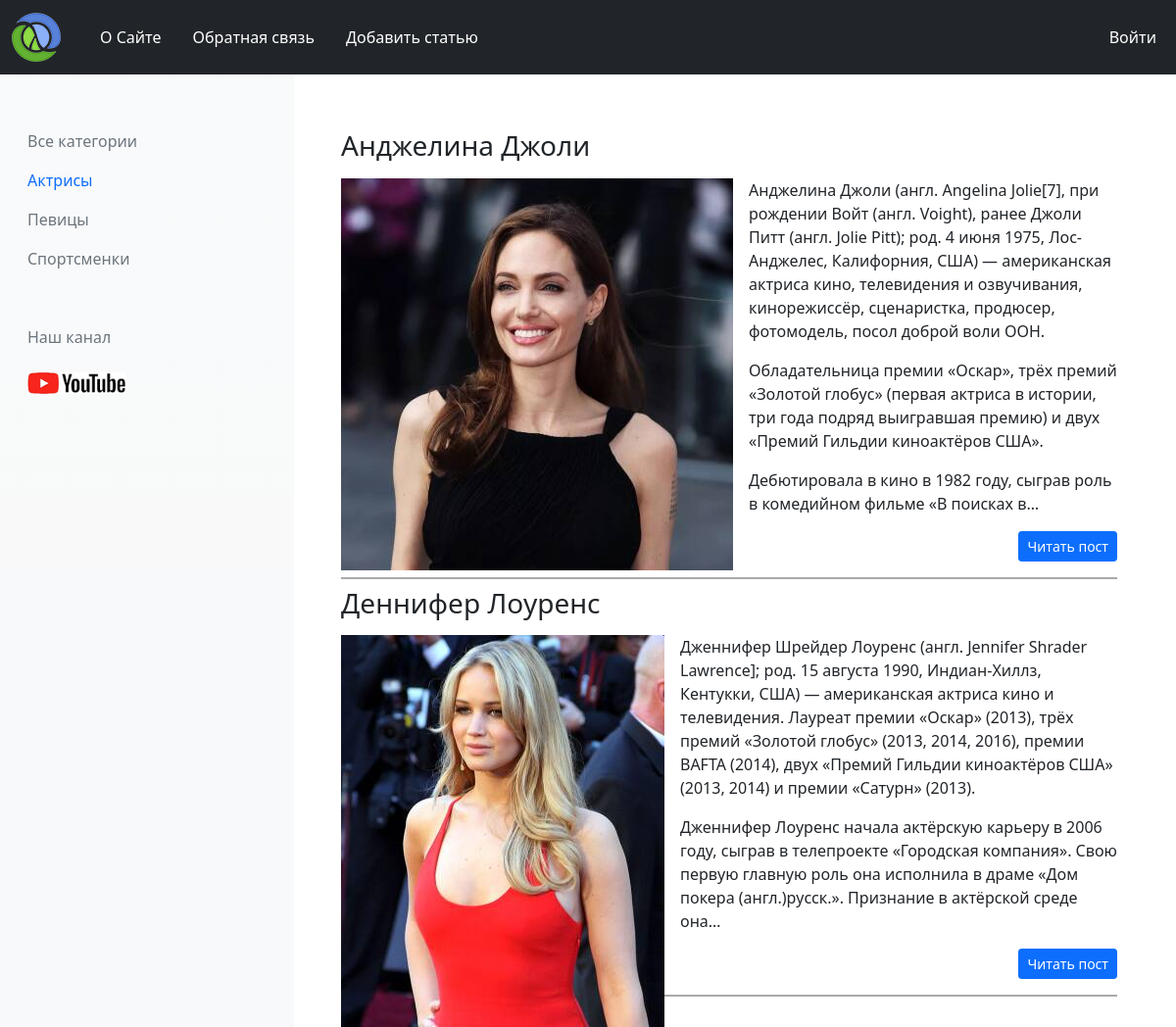
/category/aktrisy, run on an earlier commit of the app's database.
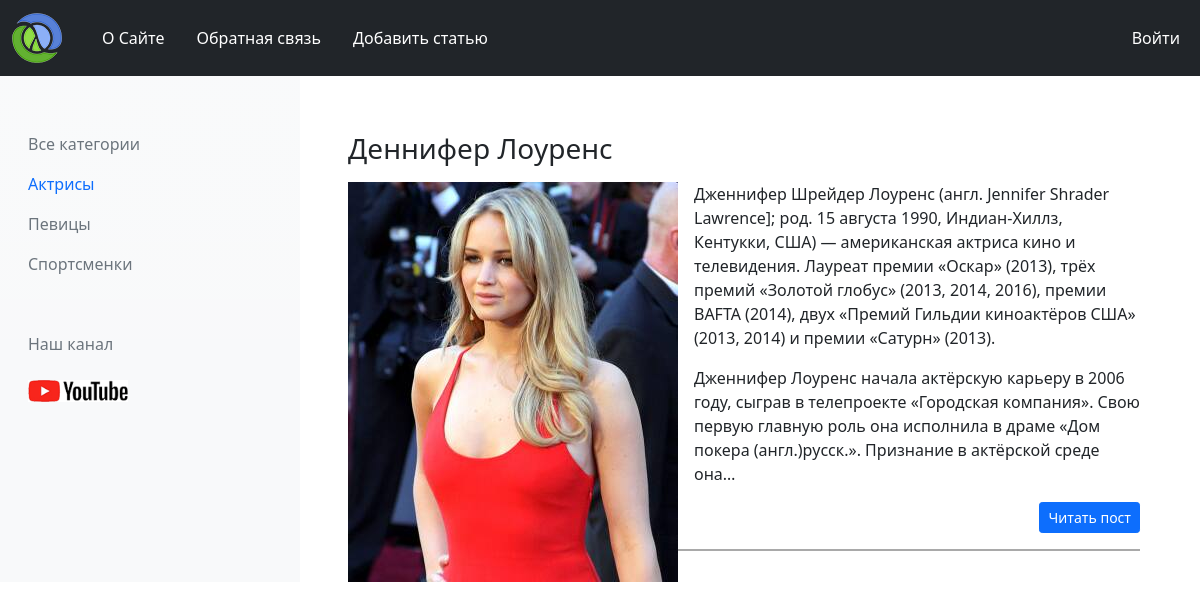
And on a later commit of the database.
### deflor/models.py (models this page shows, shortened)
class Category(models.Model):
    name = models.CharField(max_length=100)
    slug = models.SlugField(max_length=100, db_index=True, unique=True, null=True, verbose_name="URL")
    def get_absolute_url(self):
        return reverse("category", kwargs={'cat_slug': self.slug})
    class Meta:
        verbose_name = "Категории"
        verbose_name_plural = "Категории"

class Women(models.Model):
    title = models.CharField(max_length=255, verbose_name="Имя")
    slug = models.SlugField(max_length=100, db_index=True, unique=True, null=True, verbose_name="URL")
    content = models.TextField(blank=True, verbose_name="Описание")
    photo = models.ImageField(upload_to="photos/%Y/%m/%d/", verbose_name="Фото")
    time_create = models.DateTimeField(auto_now_add=True, verbose_name="Время создания")
    time_update = models.DateTimeField(auto_now=True, verbose_name="Время изменения")
    is_published = models.BooleanField(default=True, verbose_name="Опубликован")
    cat = models.ForeignKey('Category', on_delete=models.PROTECT, null=True, verbose_name="Категория")
    def get_absolute_url(self):
        return reverse("show", kwargs={'post_slug': self.slug})
    class Meta:
        verbose_name = "Известные женщины"
        verbose_name_plural = "Известные женщины"

### deflor/views.py (the view)
# urls.py: path('category/<slug:cat_slug>', ShowCategory.as_view(), name="category"),
class ShowCategory(ListView):
    model = Women
    template_name = "deflor/category.html"
    context_object_name = 'womens'
    def get_context_data(self, **kwargs):
        context = super().get_context_data(**kwargs)
        context['category'] = Category.objects.all()
        context['menu'] = menu
        context['title'] = Category.objects.get(slug=self.kwargs["cat_slug"]).name
        context['cat_select'] = context['womens'][0].cat_id
        return context
    def get_queryset(self):
        return Women.objects.filter(cat__slug=self.kwargs["cat_slug"], is_published=True)

### deflor/templates/deflor/category.html (shortened to what this page needs)
{% extends "deflor/base.html" %}
{% load thumbnail %}
{% block content %}
{% for women in womens %}
<div class="row">
    <div class="col ps-5">
        <div class="content_text pb-3 me-5">
            <h3 class="pb-2 pt-2"> {{ women.title }}</h3>
            <div class="float-start pe-3">
                {% thumbnail women.photo "200x200" crop="center" as im %}
                <img src="{{ im.url }}">
                {% endthumbnail %}
            </div>
            {{ women.content|linebreaks|truncatechars:550 }}
            <div class="d-flex justify-content-end">
                <a href="{{ women.get_absolute_url }}" class="btn btn-primary btn-sm" type="button">Читать пост</a>
            </div>
        </div>
    </div>
</div>
{% endfor %}
{% endblock content %}

### deflor/templates/deflor/base.html (shortened to what this page needs)
{% load static %}
<!DOCTYPE html>
<html lang="ru">
<head>
    <link rel="stylesheet" href="https://cdn.jsdelivr.net/npm/bootstrap-icons@1.9.1/font/bootstrap-icons.css">
    <link href="https://cdn.jsdelivr.net/npm/bootstrap@5.0.2/dist/css/bootstrap.min.css" rel="stylesheet"
>
    <link rel="stylesheet" href="{% static 'deflor/css/style.css' %}">
</head>
<body>
<nav class="navbar navbar-expand-lg navbar-dark bg-dark">
    <div class="container-fluid">
        <a class="navbar-brand" href="{% url 'home_page' %}">
            <img src="{% static 'deflor/image/logo.png' %}" alt="" width="50" height="50">
        </a>
        <div class="collapse navbar-collapse justify-content-between navbarSupportedContent">
            <ul class="navbar-nav">
                {% for m in menu %}
                <li class="nav-item">
                    <a class="nav-link ps-4 active" aria-current="page" href="{% url m.url_name %}">{{m.title}}</a>
                </li>
                {% endfor %}
            </ul>
            <div class="navbar-nav">
                <div class="col nav-item ps-4 ">
                    <a class="nav-link active" aria-current="page" href="{% url 'login' %}">Войти</a>
                </div>
            </div>
        </div>
    </div>
</nav>
<div class="container-fluid">
    <div class="row">
        <div class="col-md-3 pt-5 d-none d-lg-block bg-light bg-gradient">
            <nav class="left-nav">
                {% if cat_select %}
                <a class="nav-link text-secondary" aria-current="page" href="{% url 'home_page' %}">Все категории</a>
                {% else %}
                <a class="nav-link active" aria-current="page" href="{% url 'home_page' %}">Все категории</a>
                {% endif %}
                {% for cat in category %}
                {% if cat.id == cat_select %}
                <a class="nav-link active" href="{{ cat.get_absolute_url }}">{{ cat.name }}</a>
                {% else %}
                <a class="nav-link text-secondary" href="{{ cat.get_absolute_url }}">{{ cat.name }}</a>
                {% endif %}
                {% endfor %}
                <div class="canal ps-3 pt-5 text-secondary">Наш канал</div>
                <img class="ms-3 mt-4 youtube_a" src="{% static 'deflor/image/share_yt.png' %}" alt="Youtube">
            </nav>
        </div>
        <div class="col-md-9 mt-5">
            {% block content %}
            {% endblock content %}
        </div>
    </div>
</div>
</body>
</html>

### deflor/static/deflor/css/style.css (style rules this page uses)
.youtube_a { width: 100px; }
.content_text { border-bottom: 2px solid darkgray; }

What changed in the data, as far as the page shows it:
no longer on this page (row edited): Women: title "Анджелина Джоли", shows a picture, content "Анджелина Джоли (англ. Angelina Jolie[7], при рождении Войт (англ. Voight), ранее Джоли Питт (англ. Jolie Pitt); род. 4 июня 1975, Лос-Анджелес, Калифорния, США) — американская актриса кино, телевидения и озвучивания, кинорежиссёр, сценаристка, продюсер, фотомодель, посол доброй воли ООН. Обладательница премии «Оскар», трёх премий «Золотой глобус» (первая актриса в истории, три года подряд выигравшая премию) и двух «Премий Гильдии киноактёров США». Дебютировала в кино в 1982 году, сыграв роль в комедийном фильме «В поисках в…"
